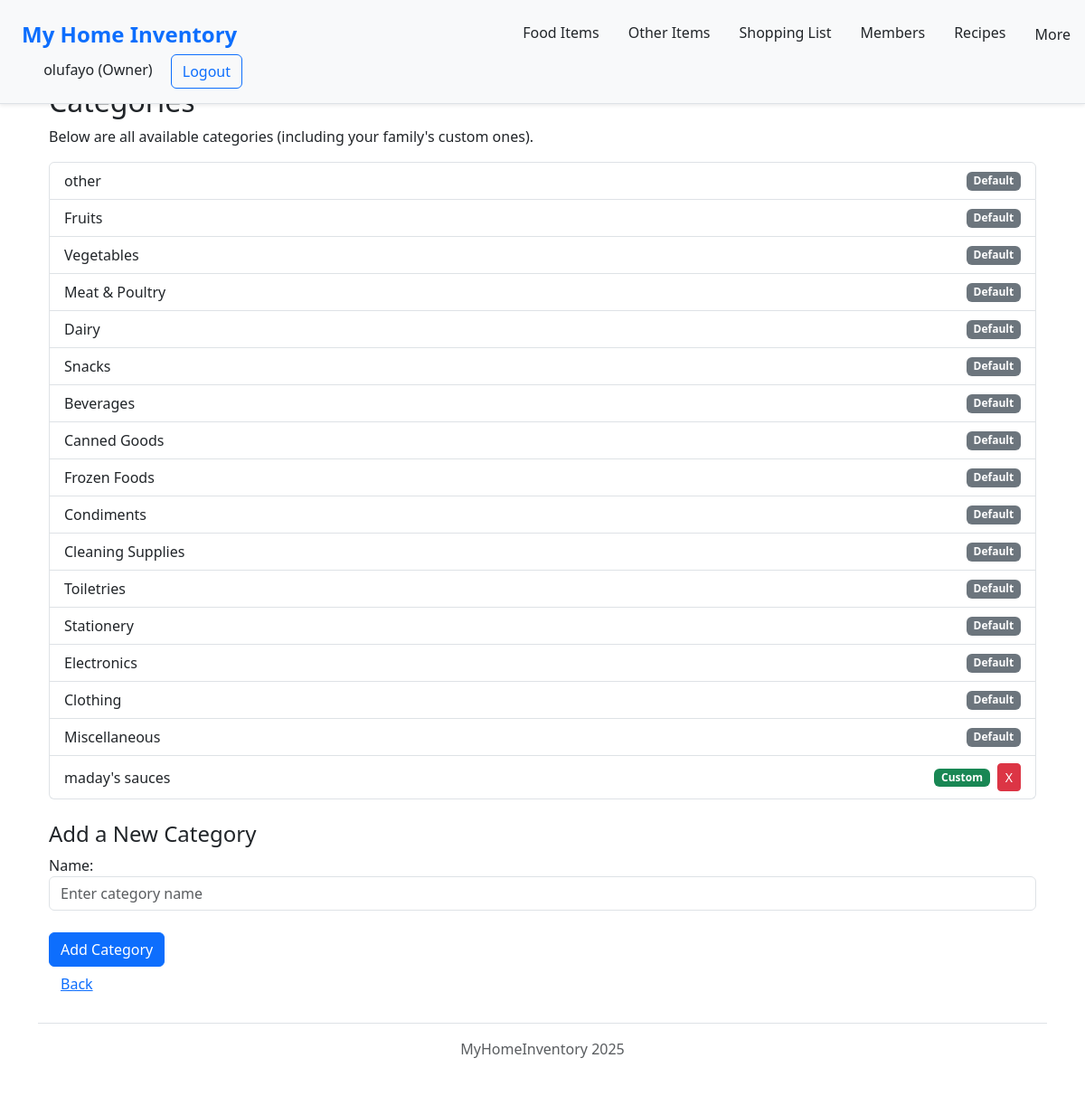
Page /categories/ (signed in) on the committed database.
### storage/models.py (models this page shows, shortened)
class Profile(models.Model):
    class Role(models.TextChoices):
        OWNER = "owner", "Owner"
        ADMIN = "admin", "Admin"
        USER = "user", "User"
    user = models.OneToOneField(User, on_delete=models.CASCADE, related_name="profile")
    profile_pic = models.ImageField(
        default="profile_pics/default_profile_pic.jpg",
        upload_to="profile_pic/personal_images"
    )
    family = models.ForeignKey("Family", on_delete=models.CASCADE, related_name="members")
    display_name = models.CharField(max_length=512)
    role = models.CharField(max_length=10, choices=Role.choices)

class Category(models.Model):
    DEFAULT_CATEGORIES = [
        "Fruits",
        "Vegetables",
        "Meat & Poultry",
        "Dairy",
        "Snacks",
        "Beverages",
        "Canned Goods",
        "Frozen Foods",
        "Condiments",
        "Cleaning Supplies",
        "Toiletries",
        "Stationery",
        "Electronics",
        "Clothing",
        "Miscellaneous"
    ]
    name = models.CharField(max_length=255, unique=False)
    is_default = models.BooleanField(default=False)
    family = models.ForeignKey(
        "Family", on_delete=models.CASCADE, null=True, blank=True, related_name="categories"
    )
    class Meta:
        unique_together = ('name', 'family')

### storage/views.py (the view)
# urls.py: path("categories/", views.category_list, name="category"),
@login_required
def category_list(request):
    family = request.user.profile.family
    categories = Category.objects.filter(Q(is_default=True) | Q(family=family))
    if request.method == "POST":
        form = CategoryForm(request.POST)
        if form.is_valid():
            name = form.cleaned_data["name"]
            if not Category.objects.filter(name=name, family=family).exists():
                Category.objects.create(name=name, family=family, is_default=False)
            return redirect("category")
    else:
        form = CategoryForm()
    context = {
        "categories": categories,
        "form": form,
    }
    return render(request, "storage/category.html", context)

### storage/forms.py
class CategoryForm(forms.ModelForm):
    class Meta:
        model = Category
        fields = ["name"]
        widgets = {
            "name": forms.TextInput(attrs={"class": "form-control", "placeholder": "Enter category name"}),
        }

### storage/templates/storage/category.html (shortened to what this page needs)
{% extends "base.html" %}
{% load static %}
{% load i18n %}
{% block content %}
{% include "storage/navbar.html" %}
<div class="container mt-4">
  <h2>Categories</h2>
  <p>Below are all available categories (including your family's custom ones).</p>
  <ul class="list-group mb-4">
    {% for category in categories %}
      <li class="list-group-item d-flex justify-content-between align-items-center">
        <span>{{ category.name }}</span>
        <div class="d-flex align-items-center">
          {% if not category.is_default %}
            <span class="badge bg-success me-2">Custom</span>
            <form method="post" action="{% url 'delete_category' category.id %}" style="display:inline;">
              <button type="submit" class="btn btn-sm btn-danger" title="Delete category" onclick="return confirm('Are you sure you want to delete this category?')">
                X
              </button>
            </form>
          {% else %}
            <span class="badge bg-secondary">Default</span>
          {% endif %}
        </div>
      </li>
    {% empty %}
      <li class="list-group-item">No categories yet.</li>
    {% endfor %}
  </ul>
  <h4>Add a New Category</h4>
  <form method="post">
    {{ form.as_p }}
    <button type="submit" class="btn btn-primary mt-2">Add Category</button>
  </form>
  <a href="{% url 'view_all_items' %}" class="btn btn-link">{% trans 'Back' %}</a>
</div>
{% endblock %}

### storage/templates/storage/navbar.html (shortened to what this page needs)
{% load static %}
{% load i18n %}
<link href="https://cdn.jsdelivr.net/npm/bootstrap@5.3.0/dist/css/bootstrap.min.css" rel="stylesheet">
<header class="d-flex flex-wrap align-items-center justify-content-center justify-content-md-between py-3 mb-4 border-bottom bg-light shadow-sm fixed-top">
  <div class="col-md-3 mb-2 mb-md-0 px-4">
    <a href="{% url 'view_all_items' %}" class="d-flex align-items-center mb-3 mb-md-0 me-md-auto link-body-emphasis text-decoration-none">
      <span class="fs-4 fw-bold text-primary">{% trans 'My Home Inventory' %}</span>
    </a>
  </div>
  <ul class="nav col-12 col-md-auto mb-2 justify-content-center mb-md-0">
    <li><a href="{% url 'all_food' %}" class="nav-link px-3 text-dark">{% trans 'Food Items' %}</a></li>
    <li><a href="{% url 'all_other_items' %}" class="nav-link px-3 text-dark">{% trans 'Other Items' %}</a></li>
    <li><a href="{% url 'all_other_items' %}" class="nav-link px-3 text-dark">{% trans 'Shopping List' %}</a></li>
    <li><a href="{% url 'members' %}" class="nav-link px-3 text-dark">{% trans 'Members' %}</a></li>
    <li><a href="{% url 'all_other_items' %}" class="nav-link px-3 text-dark">{% trans 'Recipes' %}</a></li>
    <li class="nav-item">
      <div class="dropdown-nav">
        <button class="dropbtn-nav">{% trans 'More' %}</button>
      </div>
    </li>
  </ul>
  <div class="col-md-3 text-end px-4">
    {% if user.is_authenticated %}
      <span class="me-3 text-secondary">
        <a href="{% url 'profile_detail' user.id %}" class="text-decoration-none text-dark">
          {{ user.profile.display_name }}
          ({{ user.profile.get_role_display }})
        </a>
      </span>
      <form action="{% url 'logout' %}" method="post" class="d-inline">
        <button type="submit" class="btn btn-outline-primary me-2">{% trans 'Logout' %}</button>
      </form>
    {% else %}
      <a href="{% url 'login' %}" class="btn btn-outline-primary me-2">{% trans 'Login' %}</a>
    {% endif %}
  </div>
</header>

### static/style.css (style rules this page uses)
.dropdown-nav { position: relative; display: inline-block; }
.dropbtn-nav { background-color: transparent; color: #212529; font-size: 16px; font-weight: 500; border: none; padding: 10px 16px; cursor: pointer; border-radius: 6px; transition: background-color 0.3s ease, color 0.3s ease, transform 0.2s ease; }

### rows in the picture
Category: name "other", is_default "Default"
Category: name "Fruits", is_default "Default"
Category: name "Vegetables", is_default "Default"
Category: name "Meat & Poultry", is_default "Default"
Category: name "Dairy", is_default "Default"
Category: name "Snacks", is_default "Default"
Category: name "Beverages", is_default "Default"
Category: name "Canned Goods", is_default "Default"
Category: name "Frozen Foods", is_default "Default"
Category: name "Condiments", is_default "Default"
Category: name "Cleaning Supplies", is_default "Default"
Category: name "Toiletries", is_default "Default"
Category: name "Stationery", is_default "Default"
Category: name "Electronics", is_default "Default"
Category: name "Clothing", is_default "Default"
Category: name "Miscellaneous", is_default "Default"
Category: name "maday's sauces", is_default "Custom"

### other values in the picture
{{ user.profile.display_name }} "olufayo"
{{ user.profile.get_role_display }} "Owner"
